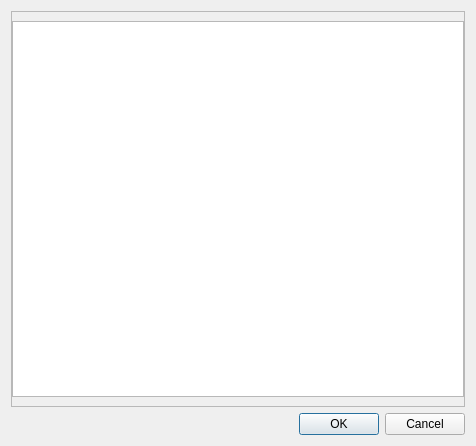
<?xml version="1.0" encoding="UTF-8"?>
<ui version="4.0">
 <class>SelectDailyProgramDialog</class>
 <widget class="QDialog" name="SelectDailyProgramDialog">
  <property name="geometry">
   <rect>
    <x>0</x>
    <y>0</y>
    <width>476</width>
    <height>446</height>
   </rect>
  </property>
  <property name="windowTitle">
   <string>Дневные программы</string>
  </property>
  <layout class="QVBoxLayout" name="verticalLayout">
   <item>
    <widget class="QFrame" name="frListDP">
     <property name="frameShape">
      <enum>QFrame::StyledPanel</enum>
     </property>
     <property name="frameShadow">
      <enum>QFrame::Raised</enum>
     </property>
     <layout class="QVBoxLayout" name="verticalLayout_2">
      <property name="leftMargin">
       <number>0</number>
      </property>
      <property name="rightMargin">
       <number>0</number>
      </property>
      <item>
       <widget class="QTreeView" name="tvListDP"/>
      </item>
     </layout>
    </widget>
   </item>
   <item>
    <widget class="QDialogButtonBox" name="buttonBox">
     <property name="orientation">
      <enum>Qt::Horizontal</enum>
     </property>
     <property name="standardButtons">
      <set>QDialogButtonBox::Cancel|QDialogButtonBox::Ok</set>
     </property>
    </widget>
   </item>
  </layout>
 </widget>
 <resources/>
 <connections>
  <connection>
   <sender>buttonBox</sender>
   <signal>accepted()</signal>
   <receiver>SelectDailyProgramDialog</receiver>
   <slot>accept()</slot>
   <hints>
    <hint type="sourcelabel">
     <x>257</x>
     <y>349</y>
    </hint>
    <hint type="destinationlabel">
     <x>157</x>
     <y>274</y>
    </hint>
   </hints>
  </connection>
  <connection>
   <sender>buttonBox</sender>
   <signal>rejected()</signal>
   <receiver>SelectDailyProgramDialog</receiver>
   <slot>reject()</slot>
   <hints>
    <hint type="sourcelabel">
     <x>325</x>
     <y>349</y>
    </hint>
    <hint type="destinationlabel">
     <x>286</x>
     <y>274</y>
    </hint>
   </hints>
  </connection>
 </connections>
</ui>
